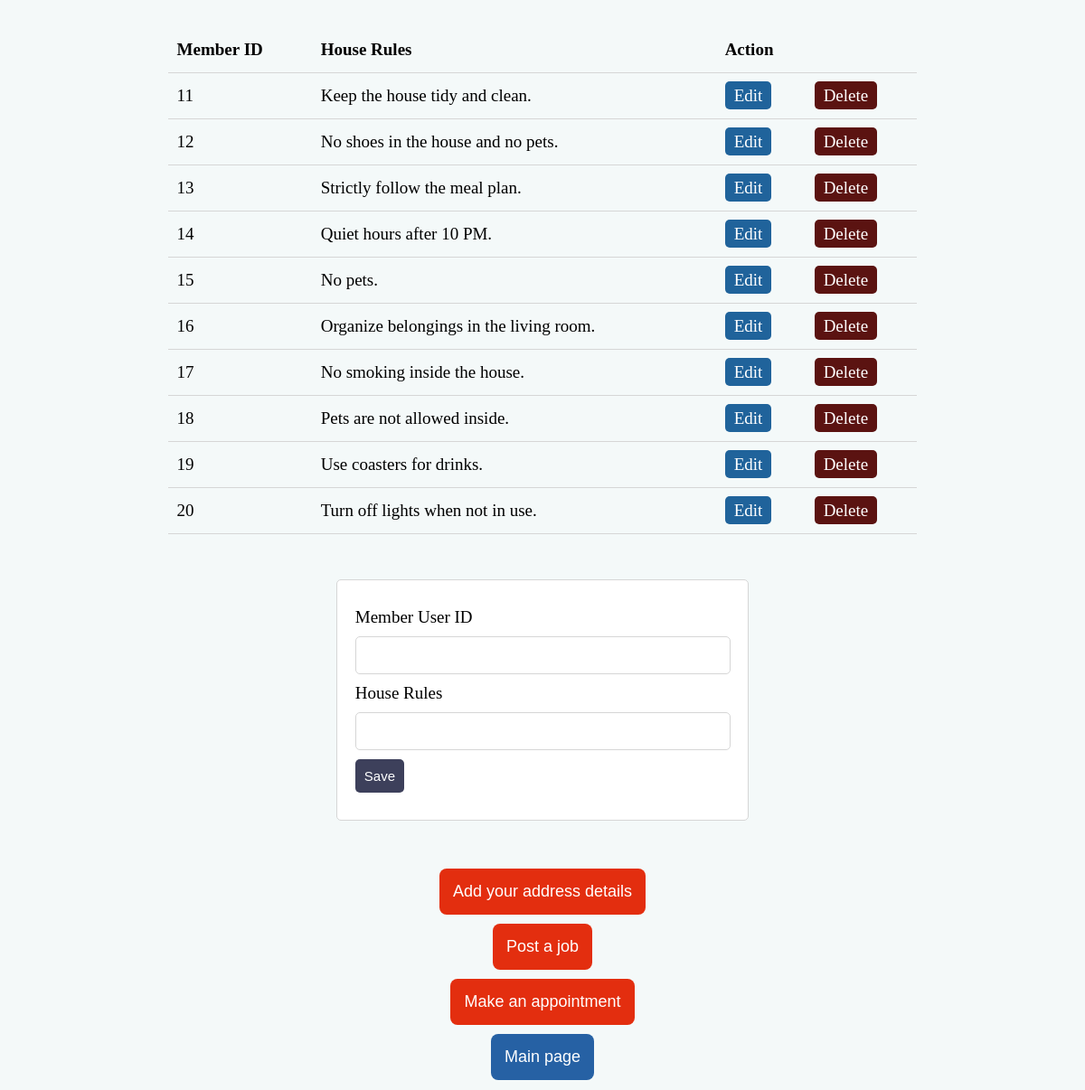
Screenshot of /register_member.php with the database file from the repository.
### tables this page shows
CREATE TABLE MEMBER (
    member_user_id INT NOT NULL,
    house_rules TEXT,
    PRIMARY KEY (member_user_id),
    FOREIGN KEY (member_user_id) REFERENCES USER(user_id)
	ON DELETE CASCADE
    ON UPDATE CASCADE
);

### server.php (called while the page is built, shortened)
<?php
        $house_rules = "";
        $edit_state2 = false;
        $member_user_id= "";
        $db = mysqli_connect('localhost', 'root','Database.123', 'caregivers');
        $results2= mysqli_query($db, "SELECT * FROM MEMBER");
?>

### register_member.php (the view, shortened to what this page needs)
<?php  include('server.php');
?>
<!DOCTYPE html>
<html>
<head>
        <link rel="stylesheet" type="text/css" href="styles.css">
</head>
<body>
<table>
        <thead>
            <tr>
                <th>Member ID</th>
                <th>House Rules</th>
                <th colspan="2">Action</th>
            </tr>
        </thead>
        <tbody>
            <?php while ($row= mysqli_fetch_array($results2)) { ?>
                <tr>
                    <td><?php echo $row['member_user_id']; ?></td>
                    <td><?php echo $row['house_rules']; ?></td>
                    <td>
                        <a class="edit_btn" href="register_member.php?edit2=<?php echo $row['member_user_id']; ?>">Edit</a>
                    </td>
                    <td>
                        <a class="del_btn" href="server.php?del2=<?php echo $row['member_user_id']; ?>">Delete</a>
                    </td>
                </tr>
            <?php } ?>
        </tbody>
    </table>
    <form method="post" action="server.php">
        <div class="input-group">
            <label>Member User ID</label>
            <input type="text" name="member_user_id" value="<?php echo $member_user_id; ?>">
        </div>
        <div class="input-group">
            <label>House Rules</label>
            <input type="text" name="house_rules" value="<?php echo $house_rules; ?>">
        </div>
        <div class="input-group">
            <?php if ($edit_state2 == false) : ?>
                <button type="submit" name="save2" class="btn">Save</button>
            <?php else : ?>
                <button type="submit" name="update2" class="btn">Update</button>
            <?php endif ?>
        </div>
    </form>
<div class="center-container-user">
        <button class="btn secondary-button" onclick="location.href='add_address.php'">Add your address details</button>
        <button class="btn secondary-button" onclick="location.href='post_job.php'">Post a job</button>
        <button class="btn secondary-button" onclick="location.href='make_appointment.php'">Make an appointment</button>
        <button class="btn main-page-button" onclick="location.href='index.php'">Main page</button>
</div>
</body>
</html>

### styles.css (style rules this page uses)
body { font-size: 19px; background-color: #f4f9f9; }
table { width: 70%; margin: 30px auto; border-collapse: collapse; text-align: left; }
tr { border-bottom: 1px solid #d6d6d6; }
th, td { border: none; height: 30px; padding: 10px; }
form { width: 35%; margin: 50px auto; text-align: left; padding: 20px; border: 1px solid #d6d6d6; border-radius: 5px; background-color: #ffffff; }
.input-group { margin: 10px 0px; }
.input-group label { display: block; text-align: left; margin: 10px 0; }
.input-group input { height: 20px; width: 95%; padding: 10px; font-size: 16px; border-radius: 5px; border: 1px solid #d6d6d6; }
.btn { padding: 10px; font-size: 15px; color: white; background: #3D405B; border: none; border-radius: 5px; }
.edit_btn { text-decoration: none; padding: 5px 10px; background: #20639B; color: white; border-radius: 5px; }
.del_btn { text-decoration: none; padding: 5px 10px; color: white; border-radius: 5px; background: #5b1311; }
.register-button, .secondary-button, .main-page-button { padding: 15px; font-size: 18px; border: none; border-radius: 8px; cursor: pointer; transition: background-color 0.3s ease; }
.secondary-button { background: #e32e0f; color: #fff; margin-bottom: 10px; }
.main-page-button { background: #2661a4; color: #fff; }
.center-container-user { display: flex; flex-direction: column; align-items: center; justify-content: center; height: 30vh; }

### rows the page displays
member: member_user_id "11", house_rules "Keep the house tidy and clean."
member: member_user_id "12", house_rules "No shoes in the house and no pets."
member: member_user_id "13", house_rules "Strictly follow the meal plan."
member: member_user_id "14", house_rules "Quiet hours after 10 PM."
member: member_user_id "15", house_rules "No pets."
member: member_user_id "16", house_rules "Organize belongings in the living room."
member: member_user_id "17", house_rules "No smoking inside the house."
member: member_user_id "18", house_rules "Pets are not allowed inside."
member: member_user_id "19", house_rules "Use coasters for drinks."
member: member_user_id "20", house_rules "Turn off lights when not in use."
